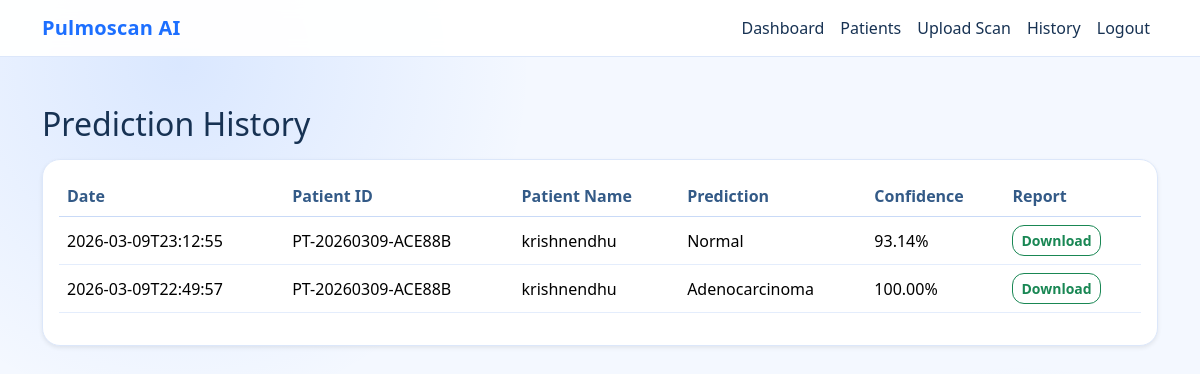
Screenshot of /history (signed in) with the database file from the repository.
### tables this page shows
CREATE TABLE scans (
            id INTEGER PRIMARY KEY AUTOINCREMENT,
            patient_id INTEGER NOT NULL,
            uploaded_by INTEGER NOT NULL,
            image_path TEXT NOT NULL,
            prediction_label TEXT NOT NULL,
            confidence REAL NOT NULL,
            prob_normal REAL NOT NULL,
            prob_adenocarcinoma REAL NOT NULL,
            prob_squamous REAL NOT NULL,
            report_path TEXT NOT NULL,
            gradcam_path TEXT,
            created_at TEXT NOT NULL, prob_large_cell REAL DEFAULT 0, probability_json TEXT,
            FOREIGN KEY (patient_id) REFERENCES patients (id),
            FOREIGN KEY (uploaded_by) REFERENCES users (id)
        );

CREATE TABLE patients (
            id INTEGER PRIMARY KEY AUTOINCREMENT,
            patient_uid TEXT UNIQUE NOT NULL,
            full_name TEXT NOT NULL,
            age INTEGER,
            gender TEXT,
            phone TEXT,
            notes TEXT,
            created_by INTEGER NOT NULL,
            created_at TEXT NOT NULL,
            FOREIGN KEY (created_by) REFERENCES users (id)
        );

### app.py (the view)
@app.route("/history")
@login_required
def history():
    conn = get_db_connection()
    records = conn.execute(
        """
        SELECT s.*, p.patient_uid, p.full_name
        FROM scans s
        JOIN patients p ON p.id = s.patient_id
        WHERE s.uploaded_by = ?
        ORDER BY s.created_at DESC
        """,
        (current_user.id,),
    ).fetchall()
    conn.close()
    return render_template("history.html", records=records)

### app.py (called while the page is built)
def get_db_connection() -> sqlite3.Connection:
    conn = sqlite3.connect(DB_PATH)
    conn.row_factory = sqlite3.Row
    conn.execute("PRAGMA foreign_keys = ON;")
    return conn

@login_manager.user_loader
def load_user(user_id: str):
    conn = get_db_connection()
    row = conn.execute("SELECT * FROM users WHERE id = ?", (int(user_id),)).fetchone()
    conn.close()
    if not row:
        return None
    return User(row["id"], row["username"], row["password_hash"])

### templates/history.html
{% extends "base.html" %}
{% block content %}
<h2 class="mb-3">Prediction History</h2>
<div class="card shadow-sm">
    <div class="card-body">
        <div class="table-responsive">
            <table class="table align-middle table-hover">
                <thead>
                    <tr>
                        <th>Date</th>
                        <th>Patient ID</th>
                        <th>Patient Name</th>
                        <th>Prediction</th>
                        <th>Confidence</th>
                        <th>Report</th>
                    </tr>
                </thead>
                <tbody>
                    {% for row in records %}
                    <tr>
                        <td>{{ row.created_at }}</td>
                        <td>{{ row.patient_uid }}</td>
                        <td>{{ row.full_name }}</td>
                        <td>{{ row.prediction_label }}</td>
                        <td>{{ "%.2f"|format(row.confidence * 100) }}%</td>
                        <td>
                            <a class="btn btn-sm btn-outline-success" href="{{ url_for('download_report', scan_id=row.id) }}">Download</a>
                        </td>
                    </tr>
                    {% else %}
                    <tr><td colspan="6" class="text-center">No scan history found.</td></tr>
                    {% endfor %}
                </tbody>
            </table>
        </div>
    </div>
</div>
{% endblock %}

### templates/base.html (shortened to what this page needs)
<!doctype html>
<html lang="en">
<head>
    <link href="https://cdn.jsdelivr.net/npm/bootstrap@5.3.3/dist/css/bootstrap.min.css" rel="stylesheet">
    <link rel="stylesheet" href="{{ url_for('static', filename='css/style.css') }}">
</head>
<body>
<nav class="navbar navbar-expand-lg app-navbar sticky-top">
    <div class="container">
        <a class="navbar-brand fw-semibold" href="{{ url_for('dashboard') if current_user.is_authenticated else url_for('login') }}">
            Pulmoscan AI
        </a>
        {% if current_user.is_authenticated %}
        <div class="collapse navbar-collapse" id="navMenu">
            <ul class="navbar-nav ms-auto">
                <li class="nav-item"><a class="nav-link" href="{{ url_for('dashboard') }}">Dashboard</a></li>
                <li class="nav-item"><a class="nav-link" href="{{ url_for('add_patient') }}">Patients</a></li>
                <li class="nav-item"><a class="nav-link" href="{{ url_for('upload_scan') }}">Upload Scan</a></li>
                <li class="nav-item"><a class="nav-link" href="{{ url_for('history') }}">History</a></li>
                <li class="nav-item"><a class="nav-link" href="{{ url_for('logout') }}">Logout</a></li>
            </ul>
        </div>
        {% endif %}
    </div>
</nav>
<main class="container py-4 py-md-5">
    {% block content %}{% endblock %}
</main>
</body>
</html>

### static/css/style.css (style rules this page uses)
:root { --bg: #f4f8ff; --surface: #ffffff; --text: #173253; --muted: #5f7a9b; --primary: #1d6fff; --primary-dark: #1259d1; --line: #dce7fa; --shadow: 0 12px 30px rgba(29, 111, 255, 0.12); }
body { min-height: 100vh; color: var(--text); background: radial-gradient(circle at 15% 8%, rgba(29, 111, 255, 0.12) 0, rgba(29, 111, 255, 0) 28%), radial-gradient(circle at 85% 92%, rgba(29, 111, 255, 0.08) 0, rgba(29, 111, 255, 0) 30%), var(--bg); }
a { color: var(--primary); text-decoration: none; }
.app-navbar { background: rgba(255, 255, 255, 0.95); backdrop-filter: blur(8px); border-bottom: 1px solid var(--line); }
.navbar-brand { color: var(--primary) !important; letter-spacing: 0.2px; }
.nav-link { color: var(--text) !important; font-weight: 500; }
.card, .hero-card { border: 1px solid var(--line); border-radius: 18px; background: var(--surface); box-shadow: var(--shadow); transition: transform 0.2s ease, box-shadow 0.2s ease; }
.btn { border-radius: 12px; font-weight: 600; transition: transform 0.2s ease, box-shadow 0.2s ease; }
.table { --bs-table-bg: transparent; }
.table thead th { color: #335a87; border-bottom-color: #c9daf7; }
.table td { border-bottom-color: #e4edfc; }
.reveal { opacity: 0; transform: translateY(8px); animation: revealUp 0.45s ease forwards; }

### rows the page displays
scans: created_at "2026-03-09T23:12:55", patient_uid "PT-20260309-ACE88B", full_name "krishnendhu", prediction_label "Normal", row.confidence*100 "93.14"
scans: created_at "2026-03-09T22:49:57", patient_uid "PT-20260309-ACE88B", full_name "krishnendhu", prediction_label "Adenocarcinoma", row.confidence*100 "100.00"
